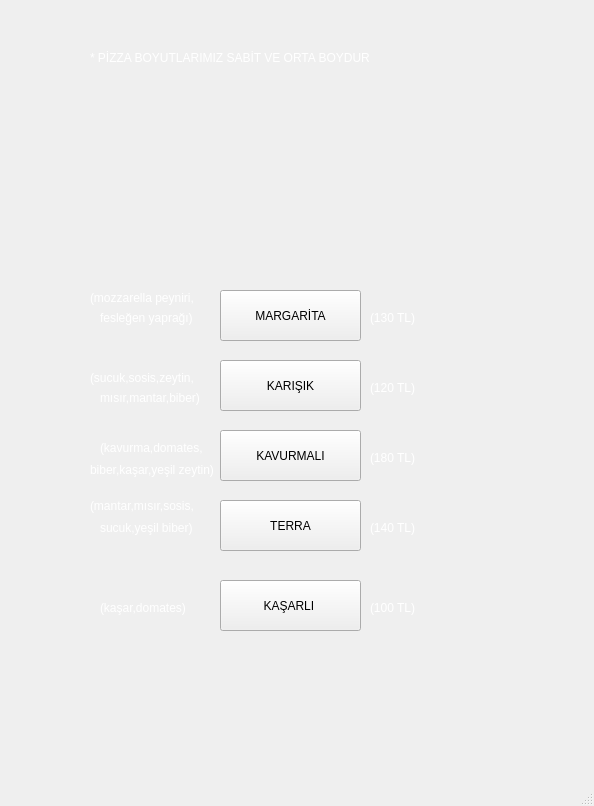
<?xml version="1.0" encoding="UTF-8"?>
<ui version="4.0">
 <class>MainWindow</class>
 <widget class="QMainWindow" name="MainWindow">
  <property name="geometry">
   <rect>
    <x>0</x>
    <y>0</y>
    <width>594</width>
    <height>806</height>
   </rect>
  </property>
  <property name="windowTitle">
   <string>MainWindow</string>
  </property>
  <property name="styleSheet">
   <string notr="true">#centralwidget{
border-image: url(:/men/Menu-PNG-File.png);}</string>
  </property>
  <widget class="QWidget" name="centralwidget">
   <widget class="QLabel" name="label_7">
    <property name="geometry">
     <rect>
      <x>90</x>
      <y>50</y>
      <width>281</width>
      <height>16</height>
     </rect>
    </property>
    <property name="styleSheet">
     <string notr="true">color: rgb(255, 255, 255);</string>
    </property>
    <property name="text">
     <string>* PİZZA BOYUTLARIMIZ SABİT VE ORTA BOYDUR </string>
    </property>
   </widget>
   <widget class="QPushButton" name="pushButton_MARGARITA">
    <property name="geometry">
     <rect>
      <x>220</x>
      <y>290</y>
      <width>141</width>
      <height>51</height>
     </rect>
    </property>
    <property name="text">
     <string>MARGARİTA</string>
    </property>
   </widget>
   <widget class="QPushButton" name="pushButton_KARISIK">
    <property name="geometry">
     <rect>
      <x>220</x>
      <y>360</y>
      <width>141</width>
      <height>51</height>
     </rect>
    </property>
    <property name="text">
     <string>KARIŞIK</string>
    </property>
   </widget>
   <widget class="QPushButton" name="pushButton_KAVURMALI">
    <property name="geometry">
     <rect>
      <x>220</x>
      <y>430</y>
      <width>141</width>
      <height>51</height>
     </rect>
    </property>
    <property name="text">
     <string>KAVURMALI</string>
    </property>
   </widget>
   <widget class="QPushButton" name="pushButton_TERRA">
    <property name="geometry">
     <rect>
      <x>220</x>
      <y>500</y>
      <width>141</width>
      <height>51</height>
     </rect>
    </property>
    <property name="text">
     <string>TERRA</string>
    </property>
   </widget>
   <widget class="QPushButton" name="pushButton_KASARLI">
    <property name="geometry">
     <rect>
      <x>220</x>
      <y>580</y>
      <width>141</width>
      <height>51</height>
     </rect>
    </property>
    <property name="text">
     <string>KAŞARLI </string>
    </property>
   </widget>
   <widget class="QLabel" name="label_4">
    <property name="geometry">
     <rect>
      <x>100</x>
      <y>310</y>
      <width>101</width>
      <height>16</height>
     </rect>
    </property>
    <property name="styleSheet">
     <string notr="true">color: rgb(255, 255, 255);</string>
    </property>
    <property name="text">
     <string>fesleğen yaprağı)</string>
    </property>
   </widget>
   <widget class="QLabel" name="label_3">
    <property name="geometry">
     <rect>
      <x>90</x>
      <y>290</y>
      <width>121</width>
      <height>16</height>
     </rect>
    </property>
    <property name="styleSheet">
     <string notr="true">color: rgb(255, 255, 255);</string>
    </property>
    <property name="text">
     <string>(mozzarella peyniri,</string>
    </property>
   </widget>
   <widget class="QLabel" name="label_11">
    <property name="geometry">
     <rect>
      <x>370</x>
      <y>310</y>
      <width>55</width>
      <height>16</height>
     </rect>
    </property>
    <property name="styleSheet">
     <string notr="true">color: rgb(255, 255, 255);</string>
    </property>
    <property name="text">
     <string>(130 TL)</string>
    </property>
   </widget>
   <widget class="QLabel" name="label_6">
    <property name="geometry">
     <rect>
      <x>100</x>
      <y>390</y>
      <width>111</width>
      <height>16</height>
     </rect>
    </property>
    <property name="styleSheet">
     <string notr="true">color: rgb(255, 255, 255);</string>
    </property>
    <property name="text">
     <string>mısır,mantar,biber)</string>
    </property>
   </widget>
   <widget class="QLabel" name="label_5">
    <property name="geometry">
     <rect>
      <x>90</x>
      <y>370</y>
      <width>121</width>
      <height>16</height>
     </rect>
    </property>
    <property name="styleSheet">
     <string notr="true">color: rgb(255, 255, 255);</string>
    </property>
    <property name="text">
     <string>(sucuk,sosis,zeytin,</string>
    </property>
   </widget>
   <widget class="QLabel" name="label_12">
    <property name="geometry">
     <rect>
      <x>370</x>
      <y>380</y>
      <width>55</width>
      <height>16</height>
     </rect>
    </property>
    <property name="styleSheet">
     <string notr="true">color: rgb(255, 255, 255);</string>
    </property>
    <property name="text">
     <string>(120 TL)</string>
    </property>
   </widget>
   <widget class="QLabel" name="label_8">
    <property name="geometry">
     <rect>
      <x>100</x>
      <y>440</y>
      <width>111</width>
      <height>16</height>
     </rect>
    </property>
    <property name="styleSheet">
     <string notr="true">color: rgb(255, 255, 255);</string>
    </property>
    <property name="text">
     <string>(kavurma,domates,</string>
    </property>
   </widget>
   <widget class="QLabel" name="label_9">
    <property name="geometry">
     <rect>
      <x>90</x>
      <y>460</y>
      <width>141</width>
      <height>20</height>
     </rect>
    </property>
    <property name="styleSheet">
     <string notr="true">color: rgb(255, 255, 255);</string>
    </property>
    <property name="text">
     <string>biber,kaşar,yeşil zeytin)</string>
    </property>
   </widget>
   <widget class="QLabel" name="label">
    <property name="geometry">
     <rect>
      <x>90</x>
      <y>490</y>
      <width>131</width>
      <height>31</height>
     </rect>
    </property>
    <property name="styleSheet">
     <string notr="true">color: rgb(255, 255, 255);</string>
    </property>
    <property name="text">
     <string>(mantar,mısır,sosis,</string>
    </property>
   </widget>
   <widget class="QLabel" name="label_2">
    <property name="geometry">
     <rect>
      <x>100</x>
      <y>520</y>
      <width>101</width>
      <height>16</height>
     </rect>
    </property>
    <property name="styleSheet">
     <string notr="true">color: rgb(255, 255, 255);</string>
    </property>
    <property name="text">
     <string>sucuk,yeşil biber)</string>
    </property>
   </widget>
   <widget class="QLabel" name="label_10">
    <property name="geometry">
     <rect>
      <x>100</x>
      <y>600</y>
      <width>111</width>
      <height>16</height>
     </rect>
    </property>
    <property name="styleSheet">
     <string notr="true">color: rgb(255, 255, 255);</string>
    </property>
    <property name="text">
     <string>(kaşar,domates)</string>
    </property>
   </widget>
   <widget class="QLabel" name="label_13">
    <property name="geometry">
     <rect>
      <x>370</x>
      <y>450</y>
      <width>55</width>
      <height>16</height>
     </rect>
    </property>
    <property name="styleSheet">
     <string notr="true">color: rgb(255, 255, 255);</string>
    </property>
    <property name="text">
     <string>(180 TL)</string>
    </property>
   </widget>
   <widget class="QLabel" name="label_14">
    <property name="geometry">
     <rect>
      <x>370</x>
      <y>520</y>
      <width>55</width>
      <height>16</height>
     </rect>
    </property>
    <property name="styleSheet">
     <string notr="true">color: rgb(255, 255, 255);</string>
    </property>
    <property name="text">
     <string>(140 TL)</string>
    </property>
   </widget>
   <widget class="QLabel" name="label_15">
    <property name="geometry">
     <rect>
      <x>370</x>
      <y>600</y>
      <width>55</width>
      <height>16</height>
     </rect>
    </property>
    <property name="styleSheet">
     <string notr="true">color: rgb(255, 255, 255);</string>
    </property>
    <property name="text">
     <string>(100 TL)</string>
    </property>
   </widget>
  </widget>
  <widget class="QMenuBar" name="menubar">
   <property name="geometry">
    <rect>
     <x>0</x>
     <y>0</y>
     <width>594</width>
     <height>26</height>
    </rect>
   </property>
  </widget>
  <widget class="QStatusBar" name="statusbar"/>
 </widget>
 <resources>
  <include location="sembol.qrc"/>
 </resources>
 <connections/>
</ui>
